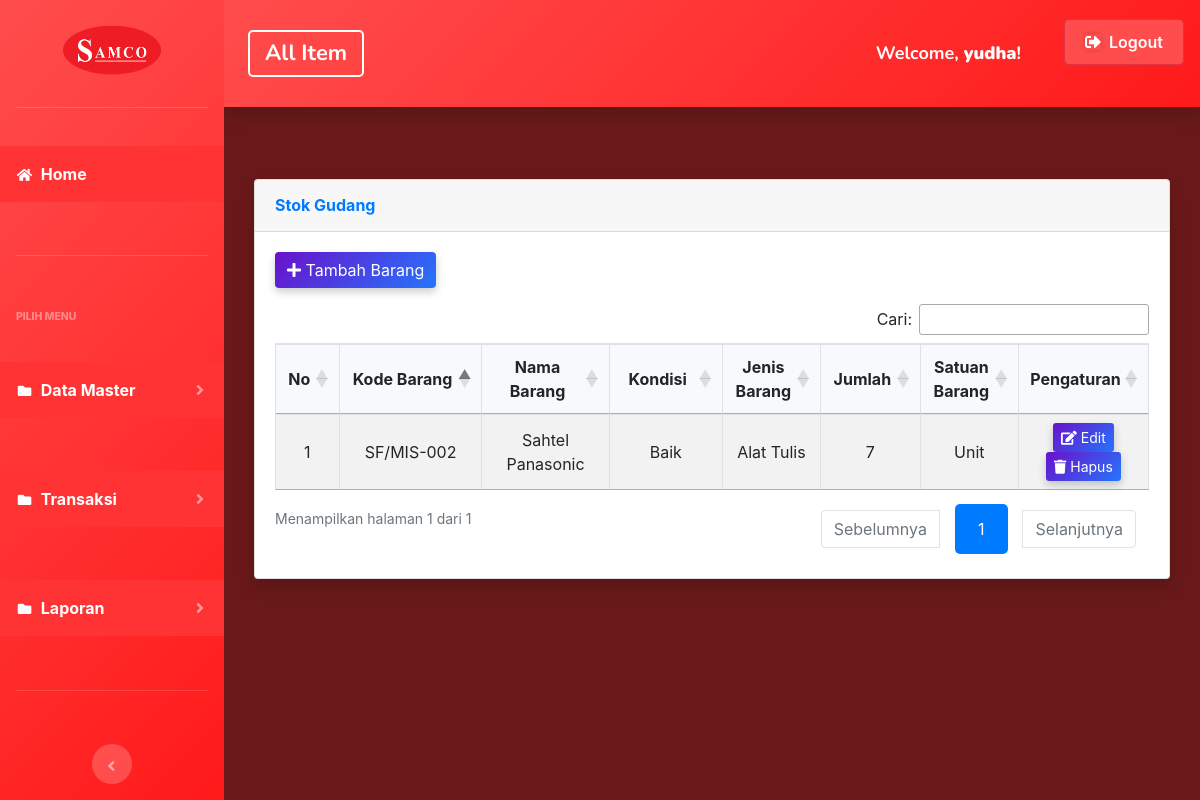
Page /index.php?page=gudang (signed in) on the earlier database version.
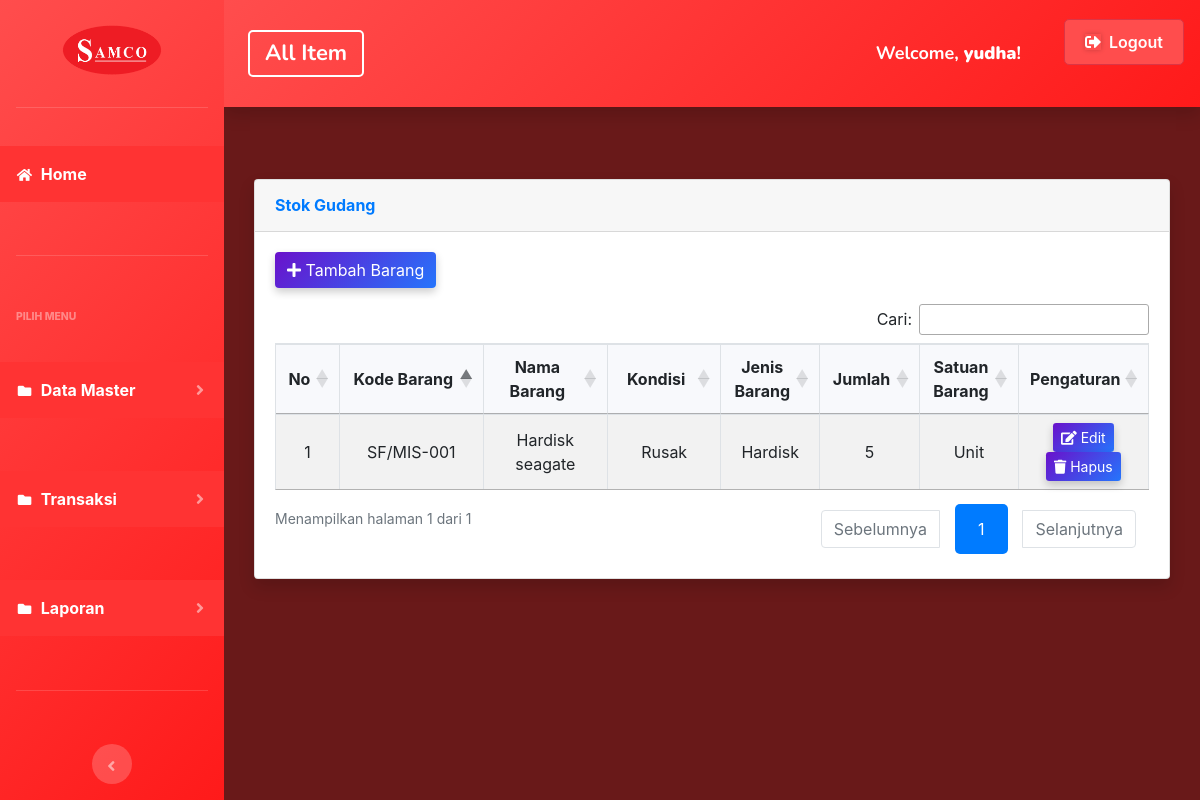
Same page on the later database version.
### tables this page shows
CREATE TABLE `gudang` (
  `id` int(11) NOT NULL,
  `kode_barang` varchar(100) NOT NULL,
  `nama_barang` varchar(100) NOT NULL,
  `kondisi` varchar(100) NOT NULL,
  `jenis_barang` varchar(100) NOT NULL,
  `jumlah` varchar(250) NOT NULL,
  `satuan` varchar(100) NOT NULL
);

### page/gudang/gudang.php (the view, shortened to what this page needs)
<div class="container-fluid">
  <div class="card shadow mb-4">
    <div class="card-header py-3">
      <h6 class="m-0 font-weight-bold text-primary">Stok Gudang</h6>
    </div>
    <div class="card-body">
      <div class="mb-3">
        <a href="?page=gudang&aksi=tambahgudang" class="btn btn-primary custom-btn">
          <i class="fas fa-plus me-2"></i> Tambah Barang
        </a>
      </div>
      <div class="table-responsive">
        <table class="table table-bordered table-striped" id="gudang">
          <thead>
            <tr>
              <th style="width: 50px; text-align: center; vertical-align: middle;">No</th>
              <th style="width: 200px; text-align: center; vertical-align: middle;">Kode Barang</th>
              <th style="width: 150px; text-align: center; vertical-align: middle;">Nama Barang</th>
              <th style="width: 120px; text-align: center; vertical-align: middle;">Kondisi</th>
              <th style="width: 120px; text-align: center; vertical-align: middle;">Jenis Barang</th>
              <th style="width: 120px; text-align: center; vertical-align: middle;">Jumlah</th>
              <th style="width: 120px; text-align: center; vertical-align: middle;">Satuan Barang</th>
              <th style="width: 120px; text-align: center; vertical-align: middle;">Pengaturan</th>
            </tr>
          </thead>
          <tbody>
            <?php
            $no = 1;
            $sql = $koneksi->query("SELECT * FROM gudang ORDER BY kode_barang");
            while ($data = $sql->fetch_assoc()) {
              ?>
              <tr>
                <td><?php echo $no++; ?></td>
                <td><?php echo htmlspecialchars($data['kode_barang']); ?></td>
                <td><?php echo htmlspecialchars($data['nama_barang']); ?></td>
                <td><?php echo htmlspecialchars($data['kondisi']); ?></td>
                <td><?php echo htmlspecialchars($data['jenis_barang']); ?></td>
                <td><?php echo htmlspecialchars($data['jumlah']); ?></td>
                <td><?php echo htmlspecialchars($data['satuan']); ?></td>
                <td class="text-center">
                  <a href="?page=gudang&aksi=ubahgudang&kode_barang=<?php echo $data['kode_barang']; ?>"
                    class="btn btn-info btn-sm custom-btn">
                    <i class="fas fa-edit"></i> Edit
                  </a>
                  <a href="?page=gudang&aksi=hapusgudang&kode_barang=<?php echo $data['kode_barang']; ?>"
                    class="btn btn-danger btn-sm custom-btn"
                    onclick="return confirm('Apakah anda yakin akan menghapus data ini?')">
                    <i class="fas fa-trash"></i> Hapus
                  </a>
                </td>
              </tr>
            <?php } ?>
          </tbody>
        </table>
      </div>
    </div>
  </div>
</div>

### index.php (shortened to what this page needs)
<?php
$koneksi = new mysqli("localhost", "root", "", "webinventory");
?>
<!DOCTYPE html>
<html lang="en">
<head>
  <link href="vendor/fontawesome-free/css/all.min.css" rel="stylesheet" type="text/css">
  <link href="css/sb-admin-2.min.v2.css" rel="stylesheet">
  <link href="vendor/datatables/dataTables.bootstrap4.min.css" rel="stylesheet">
  <head- Existing meta tags and title -->
      <head>
        <link href="https://cdn.jsdelivr.net/npm/bootstrap@4.6.2/dist/css/bootstrap.min.css" rel="stylesheet">
        <link href="https://cdn.datatables.net/1.13.7/css/jquery.dataTables.min.css" rel="stylesheet">
        <link href="https://cdn.datatables.net/1.13.7/css/dataTables.bootstrap4.min.css" rel="stylesheet">
        <link href="https://cdnjs.cloudflare.com/ajax/libs/font-awesome/5.15.4/css/all.min.css" rel="stylesheet">
      </head>
<body id="page-top">
  <div id="wrapper">
    <ul class="navbar-nav bg-gradient-primary sidebar sidebar-dark accordion" id="accordionSidebar">
      <a class="sidebar-brand d-flex align-items-center justify-content-center" href="index.php">
        <div class="sidebar-brand-icon">
          <img src="Samco.png" alt="Logo" class="logo-image">
        </div>
      </a>
      <hr class="sidebar-divider my-0">
      <li class="nav-item active">
        <a class="nav-link" href="?page=home3">
          <i class="fas fa-fw fa-home"></i>
          <span>Home</span></a>
      </li>
      <hr class="sidebar-divider">
      <div class="sidebar-heading">
        Pilih Menu
      </div>
      <li class="nav-item active">
        <a class="nav-link collapsed" href="#" data-toggle="collapse" data-target="#collapseData" aria-expanded="true"
          aria-controls="collapseData">
          <i class="fas fa-fw fa-folder"></i>
          <span>Data Master</span>
        </a>
      </li>
      <li class="nav-item active">
        <a class="nav-link collapsed" href="#" data-toggle="collapse" data-target="#collapsePages" aria-expanded="true"
          aria-controls="collapsePages">
          <i class="fas fa-fw fa-folder"></i>
          <span>Transaksi</span>
        </a>
      </li>
      <li class="nav-item active">
        <a class="nav-link collapsed" href="#" data-toggle="collapse" data-target="#collapseLaporan"
          aria-expanded="true" aria-controls="collapseLaporan">
          <i class="fas fa-fw fa-folder"></i>
          <span>Laporan</span>
        </a>
      </li>
      <hr class="sidebar-divider d-none d-md-block">
      <div class="text-center d-none d-md-inline">
        <button class="rounded-circle border-0" id="sidebarToggle"></button>
      </div>
    </ul>
    <div id="content-wrapper" class="d-flex flex-column">
      <div id="content">
        <nav class="navbar navbar-expand navbar-light bg-white topbar mb-4 static-top shadow">
          <ul class="navbar-nav" style="width: 100%; display: flex; justify-content: space-between;">
            <li class="nav-item dropdown no-arrow">
              <a class="nav-link" href="#" id="navbarDropdown" role="button" data-toggle="dropdown" aria-haspopup="true"
                aria-expanded="false">
                <span class="data-master-text">All Item</span>
              </a>
            </li>
            <li class="nav-item dropdown no-arrow">
              <div class="top-menu">
                <ul class="nav pull-right top-menu">
                  <li class="nav-item">
                    <a class="nav-link" href="#">
                      <span class="greeting-text">Welcome, <strong><?php echo $_SESSION['username']; ?></strong>!</span>
                    </a>
                  </li>
                  <li>
                    <a onclick="return confirm('Apakah anda yakin akan logout?')" class="btn btn-danger logout-btn"
                      href="logout.php">
                      <i class="fas fa-sign-out-alt"></i> <span class="logout-text">Logout</span>
                    </a>
                  </li>
                </ul>
              </div>
            </li>
          </ul>
        </nav>
        <div class="container-fluid">
          <section class="content">
            <?php
            $page = $_GET['page'] ?? '';
            $aksi = $_GET['aksi'] ?? '';
            if ($page == "gudang") {
              if ($aksi == "") {
                include "page/gudang/gudang.php";
              }
            }
            ?>
          </section>
        </div>
      </div>
    </div>
  </div>
  <link rel="stylesheet" href="https://cdn.jsdelivr.net/npm/sweetalert2@11.5.4/dist/sweetalert2.min.css">
</body>
</html>

### index.php (style rules this page uses)
.sidebar-brand-icon .logo-image { width: 100px; height: 50px; object-fit: contain; margin-top: 30px; }
.sidebar { background: linear-gradient(135deg, #ff4d4d, #ff1a1a); font-size: 16px; }
.sidebar .nav-item { margin-bottom: 1rem; }
.sidebar .nav-link { color: #fff !important; font-weight: 600; font-size: 16px; transition: transform 0.3s ease-in-out, background-color 0.3s ease; }
.sidebar .nav-link i { margin-right: 10px; font-size: 18px; }
.nav-item.active .nav-link { background-color: #ff3333 !important; color: white; }
.sidebar-heading { font-size: 16px; color: #ccc; text-transform: uppercase; padding: 10px 20px; font-weight: bold; }
.sidebar-divider { border-top: 1px solid #e5e5e5; }
#sidebarToggle { background-color: #ff1a1a; color: #fff; padding: 10px 15px; border-radius: 50%; transition: transform 0.3s ease; }
.navbar { background: linear-gradient(135deg, #ff4d4d, #ff1a1a); box-shadow: 0px 4px 8px rgba(0, 0, 0, 0.1); }
.navbar-nav { display: flex; justify-content: space-between; width: 100%; }
.data-master-text { font-family: 'Nunito', sans-serif; font-size: 22px; color: #fff; font-weight: 700; margin-right: 25px; cursor: pointer; padding: 5px 15px; border: 2px solid #fff; border-radius: 5px; transition: border-color 0.3s ease, color 0.3s ease; }
.greeting-text { font-family: 'Nunito', sans-serif; font-size: 18px; color: #fff; font-weight: 700; transition: color 0.3s ease; margin-right: 25px; }
.logout-btn { display: flex; align-items: center; padding: 10px 20px; font-size: 16px; font-weight: 600; background-color: #ff4d4d; color: white; border-radius: 5px; transition: background-color 0.3s ease, transform 0.3s ease; text-decoration: none; margin-left: 10px; }
.logout-text { margin-left: 8px; }
.logout-btn i { box-shadow: 0px 0px 5px rgba(0, 0, 0, 0.2); transition: box-shadow 0.3s ease; }
.nav-item { margin: 0; }

### page/gudang/gudang.php (style rules this page uses)
.custom-btn { background: linear-gradient(135deg, #6a11cb 0%, #2575fc 100%); color: white; border: none; box-shadow: 0 4px 8px rgba(0, 0, 0, 0.2); transition: transform 0.2s ease, box-shadow 0.2s ease; }
.table th, .table td { padding: 12px; text-align: center; vertical-align: middle; }
.table th:nth-child(1), .table td:nth-child(1) { width: 50px; }
.table th:nth-child(2), .table td:nth-child(2) { width: 200px; }
.table th:nth-child(3), .table td:nth-child(3) { width: 150px; }
.table th:nth-child(4), .table td:nth-child(4) { width: 120px; }
.table thead th { background-color: #f8f9fc; font-weight: bold; }

Differences in the rows shown:
removed gudang: kode_barang "SF/MIS-002", nama_barang "Sahtel Panasonic", kondisi "Baik", jenis_barang "Alat Tulis", jumlah "7", satuan "Unit"
added gudang: kode_barang "SF/MIS-001", nama_barang "Hardisk seagate", kondisi "Rusak", jenis_barang "Hardisk", jumlah "5", satuan "Unit"
